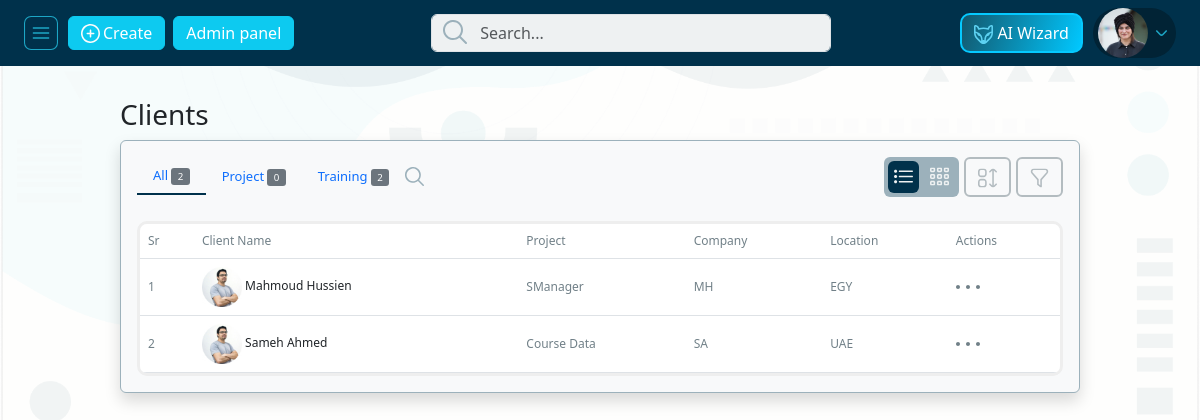
The page /client (signed in) on the database its author committed.
### pages/models.py (models this page shows, shortened)
class Employee(models.Model):
    EmployeeID = models.AutoField(primary_key=True)
    FirstName = models.CharField(max_length=255)
    LastName = models.CharField(max_length=255)
    Email = models.EmailField()
    Phone = models.CharField(max_length=20)
    Department = models.ForeignKey(
        Department, on_delete=models.SET_NULL, null=True)
    JobTitle = models.ForeignKey(
        JobTitle, on_delete=models.SET_NULL, null=True)
    HireDate = models.DateField(default=datetime.today())
    user = models.OneToOneField(
        User, on_delete=models.CASCADE, null=True, default=None)
    EmployeePhoto = models.ImageField(
        upload_to='employee_photos/', default='employee_photos/default-employee.webp', null=True, blank=True)
    Location = models.CharField(max_length=50, null=True)
    PerHour = models.CharField(max_length=10, null=True)
    EmployeeTarget = models.IntegerField(max_length=10, null=True, blank=True)
    MinTarget = models.IntegerField(max_length=3, null=True, blank=True)

class Client(models.Model):
    ClientID = models.AutoField(primary_key=True)
    FirstName = models.CharField(max_length=255)
    LastName = models.CharField(max_length=255)
    Phone = models.CharField(max_length=20)
    Company = models.CharField(max_length=20)
    Project = models.CharField(max_length=20)
    Location = models.CharField(max_length=20)

### pages/views.py (the view)
# urls.py: path('client', views.client, name='clients'),
@login_required
def client(request):
    employee = get_object_or_404(Employee, user=request.user)
    if 'q' in request.GET:
        q = request.GET['q']
        clients_list = Client.objects.filter(
            Q(FirstName__icontains=q) | Q(LastName__icontains=q))
        print(q)
    else:
        clients_list = Client.objects.all()
    context = {
        'clients': clients_list,
        'employee': employee,
        'client_json': json.dumps(list(Client.objects.values())),
    }
    return render(request, 'pages/clients.html', context)

### templates/pages/clients.html (shortened to what this page needs)
{% extends 'base_custom.html' %}
{% load static %}
{% block style %}
<link rel="stylesheet" href="{% static 'front-end-static/css/bootstrap.min.css' %}">
<link rel="stylesheet" href="{% static 'front-end-static/css/style.min.css' %}">
{% endblock style %}
{% block content %}
{% include 'parts/navbar.html' %}
<div class="row m-0">
    <div class="col-9 trainers_content mt-4 offset_left" id="side_content">
        <h3 class="text-capitalize my-2">Clients</h3>
        <div class="trainers_container shadow p-3 mb-5 bg-body-tertiary rounded">
            <div class="nav justify-content-between" id="nav-tab" role="tablist">
                <div class="d-flex align-items-center">
                    <button class="nav-link active" id="nav-home-tab" data-bs-toggle="tab" data-bs-target="#nav-home"
                        type="button" role="tab" aria-controls="nav-home" aria-selected="true">All <span
                            class="badge bg-secondary fw-normal">{{clients.count}}</span></button>
                    <button class="nav-link" id="nav-profile-tab" data-bs-toggle="tab" data-bs-target="#nav-profile"
                        type="button" role="tab" aria-controls="nav-profile" aria-selected="false">Project <span
                            class="badge bg-secondary fw-normal">0</span></button>
                    <button class="nav-link" id="nav-contact-tab" data-bs-toggle="tab" data-bs-target="#nav-contact"
                        type="button" role="tab" aria-controls="nav-contact" aria-selected="false">Training <span
                            class="badge bg-secondary fw-normal">{{clients.count}}</span></button>
                    <img src="{% static 'front-end-static/images/icons/search.svg' %}" class="icon" alt="icon"
                        onclick="search_toggler()" style="cursor: pointer;">
                </div>
                <div class="right d-flex">
                    <div class="d-flex listing">
                        <button type="button" class="btn btn-outline-dark d-flex align-items-center">
                            <img src="{% static 'front-end-static/images/icons/table/list.svg' %}" class="icon"
                                alt="icon">
                        </button>
                        <button type="button" class="btn btn-outline-dark d-flex align-items-center">
                            <img src="{% static 'front-end-static/images/icons/table/grid.svg' %}" class="icon"
                                alt="icon">
                        </button>
                    </div>
                    <button type="button" id="sortBtn" class="btn btn-outline-dark">
                        <img src="{% static 'front-end-static/images/icons/table/sort.svg' %}" class="icon" alt="icon">
                    </button>
                    <div class="dropdown">
                        <button type="button" class="btn btn-outline-dark" data-bs-toggle="dropdown"
                            aria-expanded="false">
                            <img src="{% static 'front-end-static/images/icons/table/filter.svg' %}" class="icon"
                                alt="icon">
                        </button>
                    </div>
                </div>
            </div>
            <div class="tab-content" id="nav-tabContent">
                <div class="tab-pane fade show active" id="nav-home" role="tabpanel" aria-labelledby="nav-home-tab"
                    tabindex="0">
                    <div class="table_container mt-4 table-responsive">
                        <table class="table mb-0">
                            <thead>
                                <tr>
                                    <th scope="col">Sr</th>
                                    <th scope="col">Client Name</th>
                                    <th scope="col">Project</th>
                                    <th scope="col">Company</th>
                                    <th scope="col">Location</th>
                                    <th scope="col">Actions</th>
                                </tr>
                            </thead>
                            <tbody id="client__body">
                                {% for client in clients %}
                                <tr class="align-middle">
                                    <th scope="row">{{client.ClientID}}</th>
                                    <td class="text-dark">
                                        <img src="{% static 'front-end-static/images/instructor.jpg' %}"
                                            class="trainer_image" alt="trainer image">
                                        {{client.FirstName|title}} {{client.LastName|title}}
                                    </td>
                                    <td>{{client.Project}}</td>
                                    <td>{{client.Company}}</td>
                                    <td>{{client.Location|upper}}</td>
                                    <td>
                                        <img src="{% static 'front-end-static/images/icons/dots.svg' %}" alt="icon">
                                    </td>
                                </tr>
                                {% endfor %}
                            </tbody>
                        </table>
                    </div>
                </div>
            </div>
        </div>
    </div>
</div>
{% endblock content %}

### templates/parts/navbar.html (shortened to what this page needs)
{% load static %}
<nav class="navbar site_nav">
    <div class="d-flex justify-content-between w-100 mx-4 align-items-center">
        <div class="d-flex left align-items-center">
            <div id="toggler" class="d-flex align-items-center">
                <img src="{% static 'front-end-static/images/icons/nav_btn.svg' %}" class="toggle_icon" alt="nav btn">
            </div>
            <button type="button" class="btn btn-info text-white">
                <img src="{% static 'front-end-static/images/icons/plus.svg' %}" class="icon" alt="plus icon">
                <span>Create</span>
            </button>
            {% if employee.user.is_superuser %}
            <button type="button" class="btn btn-info mx-2 text-white">
                <a style="color: #fff;" href="{% url 'admin:index' %}">Admin panel</a>
            </button>
            {% endif %}
        </div>
        <div class="search_container">
            <form>
                <input type="text" name="q" id="global_nav_search" class="form-control" placeholder="Search...">
            </form>
        </div>
        <div class="d-flex align-items-center">
            <div class="btn ai_btn">
                <a href="{% url 'ai-assistant' %}" style="text-decoration: none;color: white;">
                    <img src="{% static 'front-end-static/images/icons/fox.svg' %}" class="icon" alt="Ai icon">
                    <span>AI Wizard</span>
                </a>
            </div>
            <div class="dropdown d-flex">
                <button class="border-0" type="button" data-bs-toggle="dropdown" aria-expanded="false">
                    {% if employee.EmployeePhoto.url %}
                    <img style="width: 50px;height: 50px;" src="{{ employee.EmployeePhoto.url }}" class="rounded-circle"
                        alt="user">
                    {% endif %}
                    <img src="{% static 'front-end-static/images/icons/arrow_down_light.svg' %}" class="icon"
                        alt="icon">
                </button>
            </div>
        </div>
    </div>
</nav>

### rows shown on the page
Employee: EmployeePhoto (picture)
Client: ClientID "1", FirstName "Mahmoud", LastName "Hussien", Project "SManager", Company "MH", Location "EGY"
Client: ClientID "2", FirstName "Sameh", LastName "Ahmed", Project "Course Data", Company "SA", Location "UAE"

### other values the page prints
{{ clients.count }} "2"
